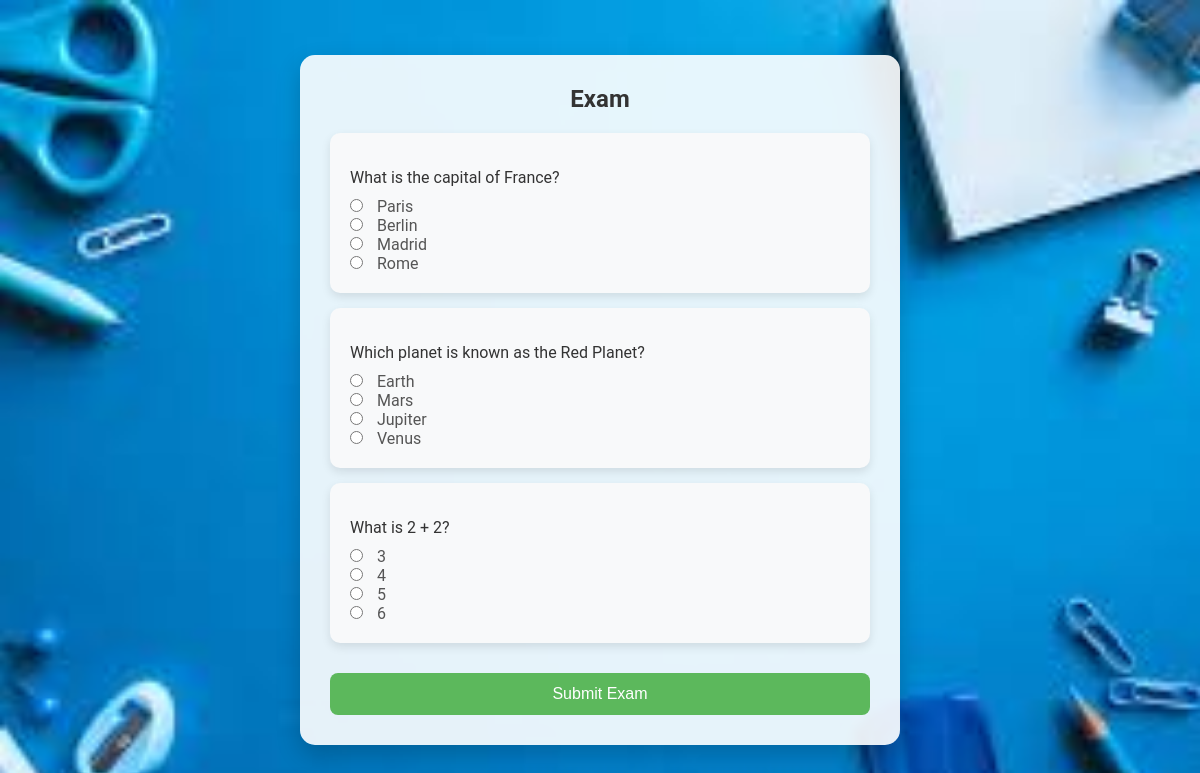
The page /exam/1 on the database its author committed.
### tables this page shows
CREATE TABLE questions (
                id INTEGER PRIMARY KEY AUTOINCREMENT,
                exam_id INTEGER,
                question TEXT NOT NULL,
                option1 TEXT NOT NULL,
                option2 TEXT NOT NULL,
                option3 TEXT NOT NULL,
                option4 TEXT NOT NULL,
                correct_option INTEGER
            );

### app.py (the view)
@app.route('/exam/<int:exam_id>')
def exam(exam_id):
    db = get_db()
    cursor = db.cursor()
    cursor.execute('SELECT * FROM questions WHERE exam_id = ?', (exam_id,))
    questions = cursor.fetchall()
    if not questions:  # Check if questions are empty
        return "No questions found for this exam."
    return render_template('exam.html', questions=questions)

### app.py (called while the page is built)
def get_db():
    db = getattr(g, '_database', None)
    if db is None:
        db = g._database = sqlite3.connect(DATABASE)
    return db

@app.teardown_appcontext
def close_connection(exception):
    db = getattr(g, '_database', None)
    if db is not None:
        db.close()

### templates/exam.html (shortened to what this page needs)
<!DOCTYPE html>
<html lang="en">
<head>
    <link rel="stylesheet" href="/static/style.css">
</head>
<body>
    <div class="exam-container">
        <h2>Exam</h2>
        <form method="POST" action="/submit_exam/1">
            {% for question in questions %}
            <div class="question-container">
                <p>{{ question[2] }}</p>
                <input type="radio" name="question_{{ question[0] }}" value="1" id="option1_{{ question[0] }}">
                <label for="option1_{{ question[0] }}">{{ question[3] }}</label><br>
                <input type="radio" name="question_{{ question[0] }}" value="2" id="option2_{{ question[0] }}">
                <label for="option2_{{ question[0] }}">{{ question[4] }}</label><br>
                <input type="radio" name="question_{{ question[0] }}" value="3" id="option3_{{ question[0] }}">
                <label for="option3_{{ question[0] }}">{{ question[5] }}</label><br>
                <input type="radio" name="question_{{ question[0] }}" value="4" id="option4_{{ question[0] }}">
                <label for="option4_{{ question[0] }}">{{ question[6] }}</label><br>
            </div>
            {% endfor %}
            <button type="submit">Submit Exam</button>
        </form>
    </div>
</body>
</html>

### static/style.css (style rules this page uses)
* { margin: 0; padding: 0; box-sizing: border-box; }
body { font-family: Arial, sans-serif; background: url('/static/exam-background.png') no-repeat center center fixed; background-size: cover; display: flex; justify-content: center; align-items: center; height: 100vh; }
h2 { margin-bottom: 20px; color: #333; }
p { margin-top: 15px; color: #666; }
h2 { color: #333; margin-bottom: 20px; }
body { font-family: 'Roboto', sans-serif; background: url('/static/exam-background.png') no-repeat center center fixed; background-size: cover; display: flex; justify-content: center; align-items: center; height: 100vh; margin: 0; }
h2 { font-size: 24px; color: #333; margin-bottom: 15px; font-weight: 600; }
p { color: #555; font-size: 16px; margin-bottom: 20px; }
.exam-container { background-color: rgba(255, 255, 255, 0.9); padding: 30px; border-radius: 15px; box-shadow: 0px 10px 25px rgba(0, 0, 0, 0.2); width: 600px; max-width: 90%; }
h2 { text-align: center; color: #333; margin-bottom: 20px; font-size: 24px; font-weight: 600; }
form { display: flex; flex-direction: column; }
.question-container { background: #f8f9fa; padding: 20px; border-radius: 10px; margin-bottom: 15px; box-shadow: 0px 4px 10px rgba(0, 0, 0, 0.1); }
.question-container p { font-size: 16px; color: #333; margin-bottom: 10px; }
input[type="radio"] { margin-right: 10px; accent-color: #5cb85c; }
label { font-size: 16px; color: #555; }
button { background-color: #5cb85c; color: white; padding: 12px; border: none; border-radius: 8px; font-size: 16px; cursor: pointer; transition: background-color 0.3s ease, transform 0.2s ease; width: 100%; margin-top: 15px; }

### rows shown on the page
questions: question "What is the capital of France?", option1 "Paris", option2 "Berlin", option3 "Madrid", option4 "Rome"
questions: question "Which planet is known as the Red Planet?", option1 "Earth", option2 "Mars", option3 "Jupiter", option4 "Venus"
questions: question "What is 2 + 2?", option1 "3", option2 "4", option3 "5", option4 "6"
